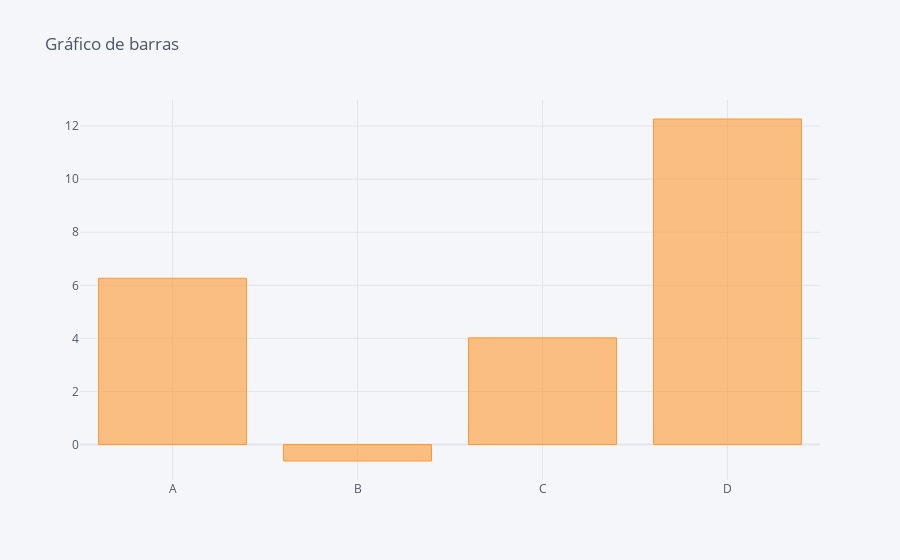

Notebook source saved alongside this figure:
### Code cell
df.sum().iplot(kind='bar', title='Gráfico de barras')

### Figure 1 — Plotly figure (JSON) as saved in the notebook; plotly's stock layout.template omitted (floating-point values rounded to 4 significant figures)
{"data": [{"marker": {"color": "rgba(255, 153, 51, 0.6)", "line": {"color": "rgba(255, 153, 51, 1.0)", "width": 1}}, "name": "None", "orientation": "v", "text": "", "type": "bar", "x": ["A", "B", "C", "D"], "y": [6.265, -0.6195, 4.02, 12.27]}], "layout": {"legend": {"bgcolor": "#F5F6F9", "font": {"color": "#4D5663"}}, "paper_bgcolor": "#F5F6F9", "plot_bgcolor": "#F5F6F9", "title": {"font": {"color": "#4D5663"}, "text": "Gráfico de barras"}, "xaxis": {"gridcolor": "#E1E5ED", "showgrid": true, "tickfont": {"color": "#4D5663"}, "title": {"font": {"color": "#4D5663"}, "text": ""}, "zerolinecolor": "#E1E5ED"}, "yaxis": {"gridcolor": "#E1E5ED", "showgrid": true, "tickfont": {"color": "#4D5663"}, "title": {"font": {"color": "#4D5663"}, "text": ""}, "zerolinecolor": "#E1E5ED"}}}
